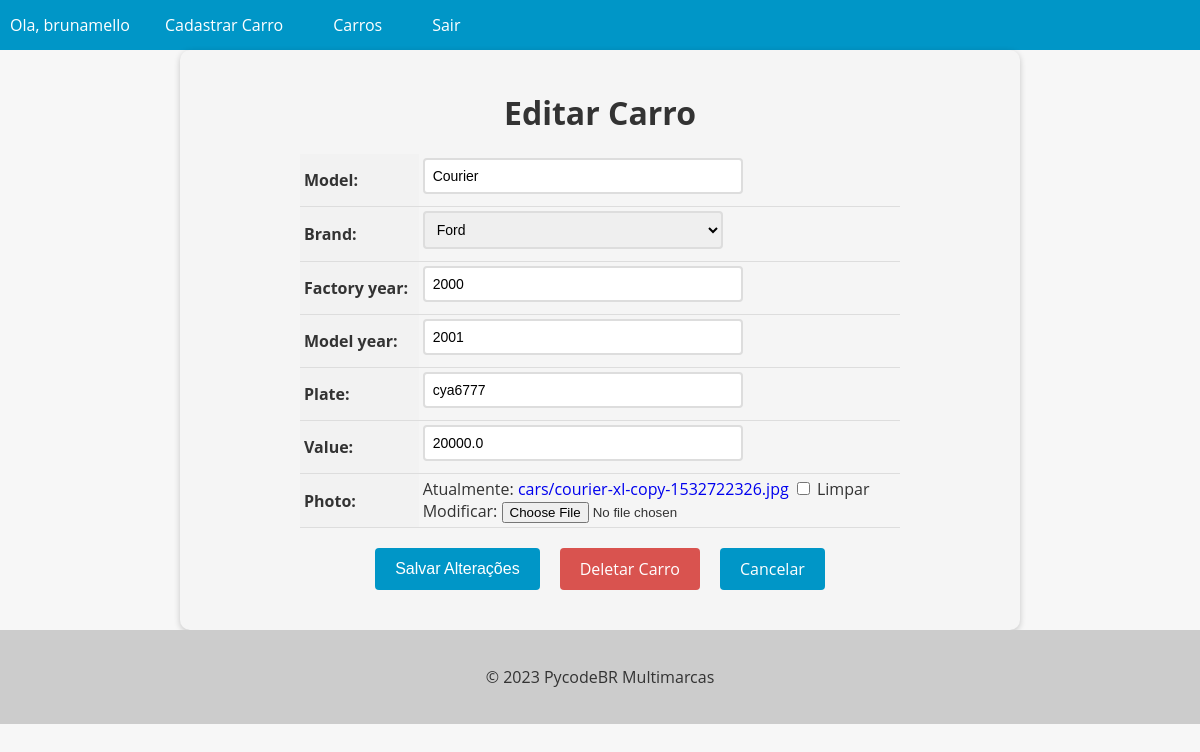
Before: /car/4/update/ (signed in) with the older database file.
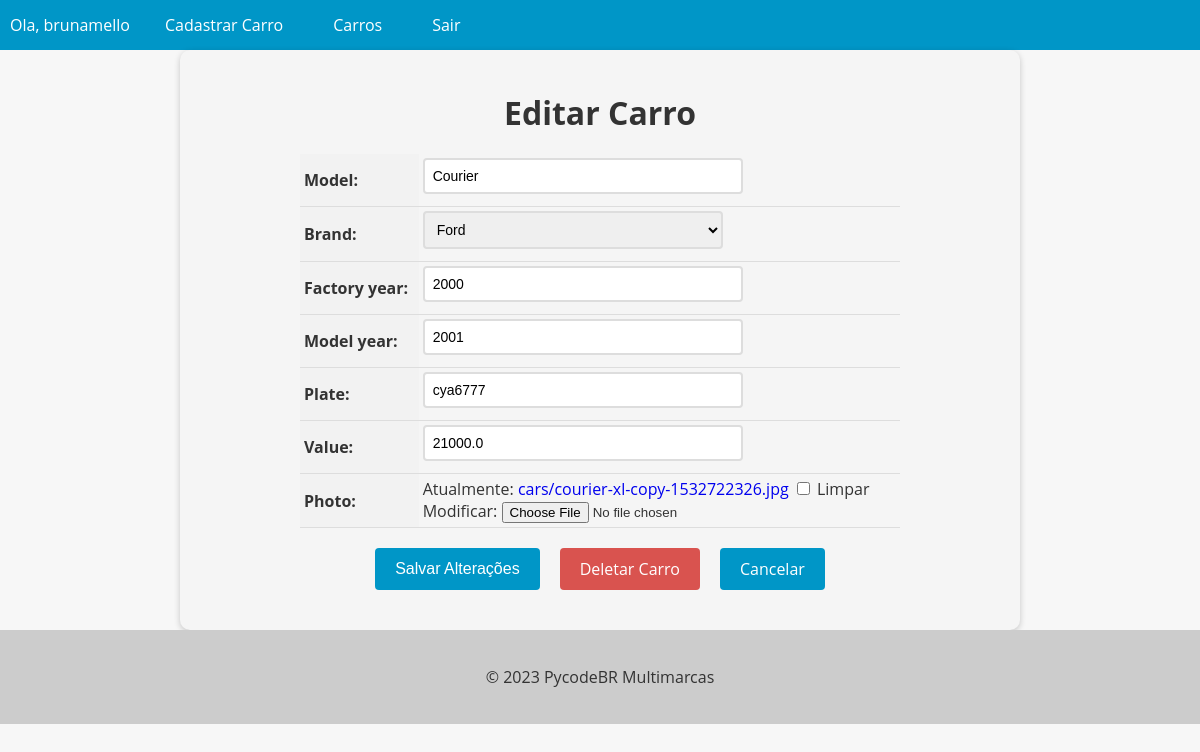
After: the same page with the newer database file.
### cars/models.py (models this page shows, shortened)
class Car(models.Model):
    id = models.AutoField(primary_key=True)
    model = models.CharField(max_length=200)
    brand = models.ForeignKey(Brand, on_delete=models.PROTECT, related_name='car_brand')
    factory_year = models.IntegerField(blank=True, null=True)
    model_year = models.IntegerField(blank=True, null=True)
    plate = models.CharField(max_length=10, blank=True, null=True)
    value = models.FloatField(blank=True, null=True)
    photo = models.ImageField(upload_to='cars/', blank=True, null=True)

### cars/views.py (the view, shortened to what this page needs)
# urls.py: path('car/<int:pk>/update/', CarUpdateView.as_view(), name='car_update'),
@method_decorator(login_required(login_url='login'), name='dispatch')
class CarUpdateView(UpdateView):
    model = Car
    form_class = CarModelForm
    template_name = 'car_update.html'

### cars/forms.py (shortened to what this page needs)
class CarModelForm(forms.ModelForm):
    class Meta:
        model = Car
        fields = '__all__'

### cars/models.py (called while the page is built)
    def __str__(self):
        return self.name

### cars/templates/car_update.html (shortened to what this page needs)
{% extends "base.html" %}
{% block content %}
    <form method="post" enctype="multipart/form-data">
        <h1>Editar Carro</h1>
        <table>
            {{ form.as_table }}
        </table>
        <div>
            <div class="buttons-container">
                <input type="submit" value="Salvar Alterações" class="btn btn-primary">
                <a href="{% url 'car_delete' pk=object.pk %}" class="btn btn-danger">Deletar Carro</a>
                <a href="{% url 'cars_list' %}" class="btn btn-secondary">Cancelar</a>
            </div>
        </div>
    </form>
{% endblock %}

Changed rows visible on the page:
changed Car "Courier": value "20000.0" → "21000.0"
